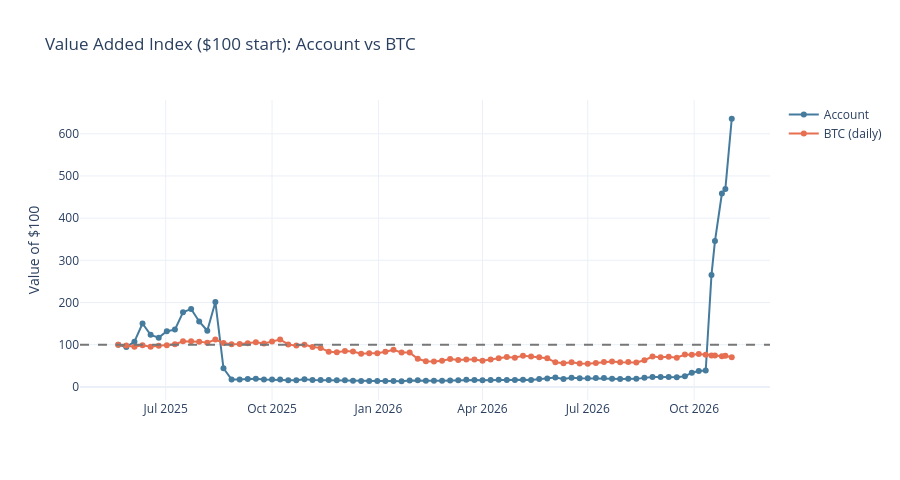
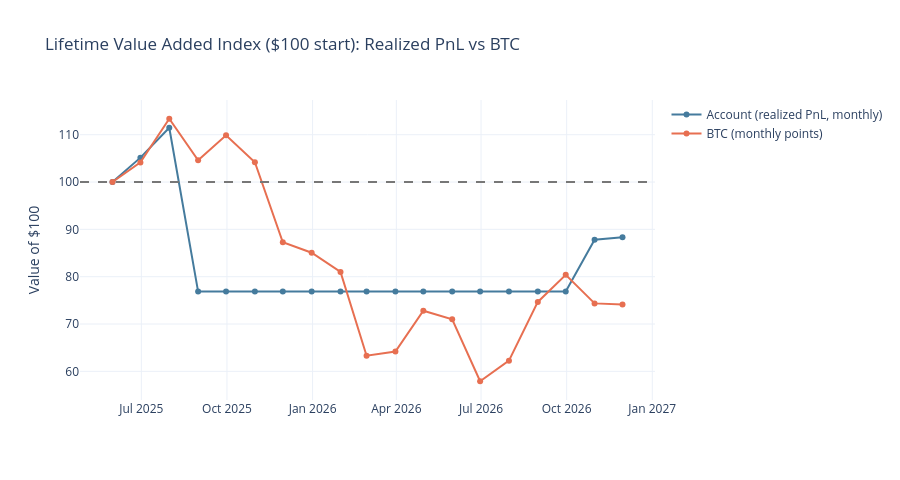

Notebook source saved alongside these figures, in order:
### Markdown cell above
## Account vs BTC

The daily account-vs-BTC comparison uses a time-weighted return across all wallets, so deposits, withdrawals, and transfers do not move it.

### Code cell
analytics.show_account_vs_btc()
